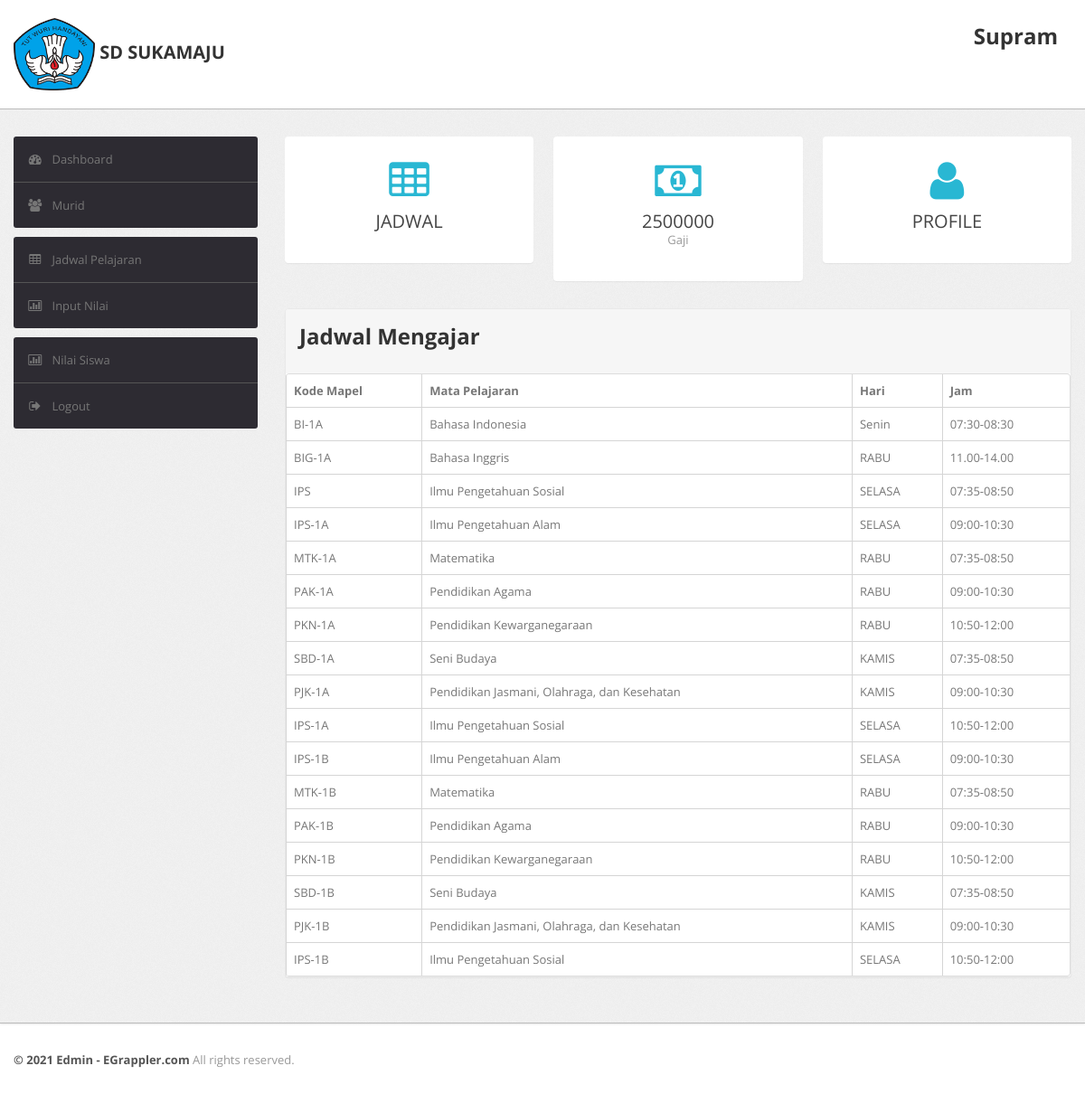
Screenshot of /guru/dashboardjadwal.php (signed in) with the database file from the repository.
### tables this page shows
CREATE TABLE `guru` (
  `NoPegawai` varchar(11) NOT NULL,
  `NamaGuru` varchar(50) NOT NULL,
  `Jabatan` varchar(5) NOT NULL,
  `Password` varchar(15) NOT NULL,
  `NoHP` decimal(13,0) NOT NULL,
  `Alamat` varchar(50) NOT NULL,
  `Gaji` varchar(7) DEFAULT NULL,
  `WaliKelas` varchar(15) DEFAULT NULL
);

CREATE TABLE `gaji` (
  `NoStruk` varchar(7) NOT NULL,
  `Golongan` varchar(5) NOT NULL,
  `Gaji` decimal(8,0) NOT NULL
);

CREATE TABLE `matapelajaran` (
  `id` int(11) NOT NULL,
  `KodeMapel` varchar(15) NOT NULL,
  `MataPelajaran` varchar(50) NOT NULL,
  `NamaGuru` varchar(50) NOT NULL,
  `Kelas` varchar(15) DEFAULT NULL,
  `Hari` varchar(7) NOT NULL,
  `Jam` varchar(13) NOT NULL
);

### guru/dashboardjadwal.php (the view, shortened to what this page needs)
<?php
require '../fungsi.php';
$datauser = $_SESSION["user"];
$data = $datauser["NoPegawai"];
$namagru = $datauser["NoPegawai"];
$gaji = $datauser["Gaji"];
$profil1 = mysqli_query($koneksi, "SELECT NamaGuru FROM guru where NoPegawai = '$data'");
$gaji1 = mysqli_query($koneksi, "SELECT Gaji FROM gaji where NoStruk = '$gaji'");
$mapel = mysqli_query($koneksi, "SELECT * FROM matapelajaran where NamaGuru = '$namagru'");
?>
<!DOCTYPE html>
<html lang="en">
<head>
    <head>
        <link type="text/css" href="bootstrap/css/bootstrap.min.css" rel="stylesheet">
        <link type="text/css" href="bootstrap/css/bootstrap-responsive.min.css" rel="stylesheet">
        <link type="text/css" href="css/theme.css" rel="stylesheet">
        <link type="text/css" href="images/icons/css/font-awesome.css" rel="stylesheet">
    </head>
    <body>
        <div class="navbar navbar-fixed-top">
            <div class="navbar-inner">
                <div class="container">
                        <a class="brand" href="index.html"><img src="sdlogo.png" style="width:90px;height:80px;">                  SD SUKAMAJU </a>
                    <div class="nav-collapse collapse navbar-inverse-collapse">
                        <ul class="nav pull-right">
                        <?php while( $jdwal2 = mysqli_fetch_assoc($profil1) ) : ?>
                        <li><a><h2>
                        <?= $jdwal2["NamaGuru"]?>
                        <h2></a>
                        <?php endwhile;?>
                            </li>
                        </ul>
                    </div>
                </div>
            </div>
        </div>
        <div class="wrapper">
            <div class="container">
                <div class="row">
                    <div class="span3">
                        <div class="sidebar">
                            <ul class="widget widget-menu unstyled">
                                <li class="active"><a href="dashboardguru.php"><i class="menu-icon icon-dashboard"></i>Dashboard
                                </a></li>
                                <li class="active"><a href="dashboardmuridguru.php"><i class="menu-icon icon-group"></i>Murid
                                </a></li>
                            </ul>
                            <ul class="widget widget-menu unstyled">
                                <li><a href="dashboardjadwal.php"><i class="menu-icon icon-table"></i>Jadwal Pelajaran</a></li>
                                <li><a href="inputnilai.php"><i class="menu-icon icon-bar-chart"></i>Input Nilai</a></li>
                            </ul>
                            <ul class="widget widget-menu unstyled">
                                <li><a href="dashboardnilaisiswa.php"><i class="menu-icon icon-bar-chart"></i>Nilai Siswa</a></li>
                                <li><a href="../logout.php"><i class="menu-icon icon-signout"></i>Logout </a></li>
                            </ul>
                        </div>
                    </div>
                    <div class="span9">
                        <div class="content">
                            <div class="btn-controls">
                                <div class="btn-box-row row-fluid">
                                    <a href="dashboardjadwal.php" class="btn-box big span4"><i class=" icon-table"></i><b>JADWAL</b>
                                            <?php while( $struk = mysqli_fetch_assoc($gaji1) ) : ?>
                                    <a href="dashboardgaji.php" class="btn-box big span4"><i class="icon-money"></i><b><?= $struk["Gaji"]?></b>
                                        <p class="text-muted">
                                            Gaji</p>
                                            <?php endwhile;?>
                                    </a>
                                    </a><a href="dashboardguru.php" class="btn-box big span4"><i class="icon-user"></i><b>PROFILE</b>
                                    </a>
                                </div>
                            </div>
                            <div class="module">
                                <div class="module-head">
                                    <h2>
                                        Jadwal Mengajar</h2>
                                </div>
                                <div class="widget widget-menu unstyled">
                                    <table cellpadding="0" cellspacing="0" border="0" class="datatable-1 table table-bordered table-striped	 display"
                                        width="100%">
                                        <thead>
                                        <tr>
  <th>Kode Mapel</th>
  <th>Mata Pelajaran</th>
  <th>Hari</th>
  <th>Jam</th>
 </tr>
      <?php while( $jdwal = mysqli_fetch_assoc($mapel) ) : ?>
 <tr>
 <td><?= $jdwal["KodeMapel"]?></td>
  <td><?= $jdwal["MataPelajaran"]?></td>
  <td><?= $jdwal["Hari"]?></td>
  <td><?= $jdwal["Jam"]?></td>
 </tr>
        <?php endwhile;?>
                                        </thead>
                                    </table>
                                </div>
                            </div>
                        </div>
                    </div>
                </div>
            </div>
        </div>
        <div class="footer">
            <div class="container">
                <b class="copyright">&copy; 2021 Edmin - EGrappler.com </b>All rights reserved.
            </div>
        </div>
    </body>

### guru/css/theme.css (style rules this page uses)
body { font-size: 13px; font-family: 'Open Sans', Arial, sans-serif; background: #fff; color: #777 }
h1, h2, h3, h4, h5, h6 { color: #333; margin-top: 0 }
h2 { font-size: 24px }
strong, b { color: #555 }
.text-muted { color: #999; }
.wrapper { background: url(../images/bg.png) #eee; border-bottom: 1px solid #bbb; -webkit-box-shadow: 0 1px 2px rgba(0,0,0,0.1); -moz-box-shadow: 0 1px 2px rgba(0,0,0,0.1); box-shadow: 0 1px 2px rgba(0,0,0,0.1); padding: 30px 0 }
.footer { color: #999; padding: 30px 0 60px }
body [class^="icon-"], body [class*=" icon-"] { font-size: 14px; line-height: 20px; height: 20px }
.module { background: #fff; -webkit-border-radius: 3px; -moz-border-radius: 3px; border-radius: 3px; border: 1px solid #ccc; border-bottom-color: #bbb; -webkit-box-shadow: 0 0 1px rgba(0,0,0,0.2); -moz-box-shadow: 0 0 1px rgba(0,0,0,0.2); box-shadow: 0 0 1px rgba(0,0,0,0.2); margin-bottom: 30px }
.navbar { position: static!important; margin: 0!important }
.navbar .navbar-inner { background: #fff; border-bottom: 1px solid #bbb; -webkit-box-shadow: 0 1px 2px rgba(0,0,0,0.15); -moz-box-shadow: 0 1px 2px rgba(0,0,0,0.15); box-shadow: 0 1px 2px rgba(0,0,0,0.15) }
.navbar .brand { color: #333; font-weight: bold; font-size: 20px; margin-right: 20px; padding: 20px }
.navbar .nav>li>a { padding: 20px 15px; font-weight: bold; color: #777 }
.btn, .btn-box { -webkit-border-radius: 3px; -moz-border-radius: 3px; border-radius: 3px }
.btn [class^="icon-"], .btn-box [class^="icon-"], .btn [class*=" icon-"], .btn-box [class*=" icon-"] { min-width: 16px; text-align: center; display: inline-block!important }
.btn-box { margin-bottom: 20px; background-color: #fff; border: 1px solid transparent; border-radius: 4px; -webkit-box-shadow: 0 1px 1px rgba(0,0,0,.05); box-shadow: 0 1px 1px rgba(0,0,0,.05); text-align: center; text-decoration: none!important; padding: 25px 0; margin: 0 0 30px }
.btn-box i, .btn-box b { display: block }
.btn-box b { color: #444; font-size: 20px; font-weight:normal; margin-top: 5px; text-shadow: 0 1px 0 #fff }
.btn-box i { font-size: 36px; line-height: 36px; height: 36px; color: #29b7d3; -webkit-transition: all .2s ease-in-out; -moz-transition: all .2s ease-in-out; transition: all .2s ease-in-out; }
.btn-box.big b { margin-top: 10px }
.btn-box.big i { font-size: 48px; line-height: 48px; height: 48px }
.table { margin-bottom: 0 }
.table th, .table td { border-color: #d5d5d5!important }
.table-bordered thead:first-child tr:first-child>th:first-child, .table-bordered tbody:first-child tr:first-child>td:first-child { -webkit-border-top-left-radius: 2px; -moz-border-radius-topleft: 2px; border-top-left-radius: 2px }
.table-bordered thead:first-child tr:first-child>th:last-child, .table-bordered tbody:first-child tr:first-child>td:last-child { -webkit-border-top-right-radius: 2px; -moz-border-radius-topright: 2px; border-top-right-radius: 2px }
.widget-menu { background: #fff; -webkit-border-radius: 3px; -moz-border-radius: 3px; border-radius: 3px; overflow: hidden }
.widget-menu a { color: #555; display: block; line-height: 20px; padding: 15px; text-decoration: none!important }
.widget-menu .menu-icon { margin-right: 10px; color: #767676; -webkit-transition: all .2s ease-in-out; -moz-transition: all .2s ease-in-out; transition: all .2s ease-in-out; }
.widget-menu>li+li { border-top: 1px solid #555 }
.widget-menu>li>a { background-color: #2d2b32; color: #767676; -webkit-transition: all .2s ease-in-out; -moz-transition: all .2s ease-in-out; transition: all .2s ease-in-out; }
.module { box-shadow: 0 0 3px rgba(0,0,0,.1); border-color: #e9e9e9; margin-bottom: 20px; background-color: #fff; border-radius: 4px; -webkit-box-shadow: 0 1px 1px rgba(0,0,0,.05); box-shadow: 0 1px 1px rgba(0,0,0,.05); }
.module-head { color: #767676; background-color: #f6f6f6; border-color: #e9e9e9; padding: 10px 15px; border-bottom: 1px solid transparent; border-top-right-radius: 3px; border-top-left-radius: 3px; }

### rows the page displays
guru: NamaGuru "Supram"
gaji: Gaji "2500000"
matapelajaran: KodeMapel "BI-1A", MataPelajaran "Bahasa Indonesia", Hari "Senin", Jam "07:30-08:30"
matapelajaran: KodeMapel "BIG-1A", MataPelajaran "Bahasa Inggris", Hari "RABU", Jam "11.00-14.00"
matapelajaran: KodeMapel "IPS", MataPelajaran "Ilmu Pengetahuan Sosial", Hari "SELASA", Jam "07:35-08:50"
matapelajaran: KodeMapel "IPS-1A", MataPelajaran "Ilmu Pengetahuan Alam", Hari "SELASA", Jam "09:00-10:30"
matapelajaran: KodeMapel "MTK-1A", MataPelajaran "Matematika", Hari "RABU", Jam "07:35-08:50"
matapelajaran: KodeMapel "PAK-1A", MataPelajaran "Pendidikan Agama", Hari "RABU", Jam "09:00-10:30"
matapelajaran: KodeMapel "PKN-1A", MataPelajaran "Pendidikan Kewarganegaraan", Hari "RABU", Jam "10:50-12:00"
matapelajaran: KodeMapel "SBD-1A", MataPelajaran "Seni Budaya", Hari "KAMIS", Jam "07:35-08:50"
matapelajaran: KodeMapel "PJK-1A", MataPelajaran "Pendidikan Jasmani, Olahraga, dan Kesehatan", Hari "KAMIS", Jam "09:00-10:30"
matapelajaran: KodeMapel "IPS-1A", MataPelajaran "Ilmu Pengetahuan Sosial", Hari "SELASA", Jam "10:50-12:00"
matapelajaran: KodeMapel "IPS-1B", MataPelajaran "Ilmu Pengetahuan Alam", Hari "SELASA", Jam "09:00-10:30"
matapelajaran: KodeMapel "MTK-1B", MataPelajaran "Matematika", Hari "RABU", Jam "07:35-08:50"
matapelajaran: KodeMapel "PAK-1B", MataPelajaran "Pendidikan Agama", Hari "RABU", Jam "09:00-10:30"
matapelajaran: KodeMapel "PKN-1B", MataPelajaran "Pendidikan Kewarganegaraan", Hari "RABU", Jam "10:50-12:00"
matapelajaran: KodeMapel "SBD-1B", MataPelajaran "Seni Budaya", Hari "KAMIS", Jam "07:35-08:50"
matapelajaran: KodeMapel "PJK-1B", MataPelajaran "Pendidikan Jasmani, Olahraga, dan Kesehatan", Hari "KAMIS", Jam "09:00-10:30"
matapelajaran: KodeMapel "IPS-1B", MataPelajaran "Ilmu Pengetahuan Sosial", Hari "SELASA", Jam "10:50-12:00"
